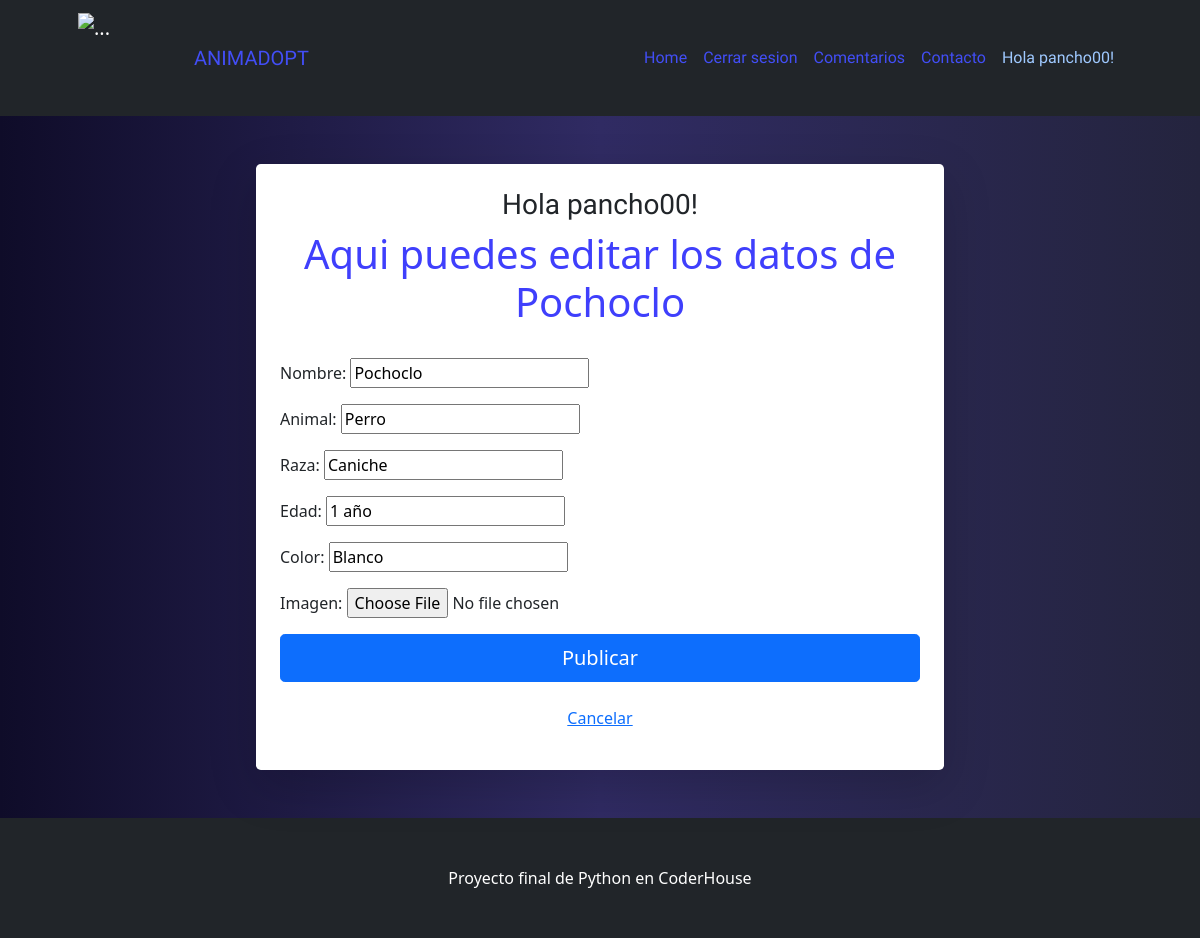
Page /editarmascota/5 (signed in) on the committed database.
### blogapp/models.py (models this page shows)
class Mascotass(models.Model):
    nombre = models.CharField(max_length=200)
    animal = models.CharField(max_length=200)
    raza = models.CharField(max_length=100)
    edad = models.CharField(max_length=100)
    color = models.CharField(max_length=200)
    imagen = models.ImageField(upload_to='fotosmascotas', null=True, blank=True)
    user = models.ForeignKey(User, on_delete=models.CASCADE)

### blogapp/views.py (the view)
# urls.py: path("editarmascota/<id>", editar_mascota, name="editar-mascota"),
@login_required
def editar_mascota(request, id):
    mascotas = Mascotass.objects.get(id=id)
    usuarios = request.user
    if request.method == "POST":
        formulario = MascotasEditForm(request.POST, request.FILES)
        if formulario.is_valid():
            data = formulario.cleaned_data
            mascotas.nombre = data["nombre"]
            mascotas.animal = data["animal"]
            mascotas.raza = data["raza"]
            mascotas.edad = data["edad"]
            mascotas.color = data["color"]
            mascotas.imagen = data["imagen"]
            mascotas.save()
        return redirect("home")
    else:
        formulario = MascotasEditForm(initial={"nombre":mascotas.nombre, "animal":mascotas.animal,"raza":mascotas.raza, "edad":mascotas.edad, "color":mascotas.color})
    return render(request, "blogapp/editar_mascotas.html", {"formulario": formulario, "mascotas": mascotas, "usuarios": usuarios})

### blogapp/forms.py
class MascotasEditForm(forms.Form):
    nombre = forms.CharField(max_length=200, required=False)
    animal = forms.CharField(max_length=200, required=False)
    raza = forms.CharField(max_length=100, required=False)
    edad = forms.CharField(max_length=100, required=False)
    color = forms.CharField(max_length=200, required=False)
    imagen = forms.ImageField()
    model = Mascotass

### blogapp/templates/blogapp/editar_mascotas.html (shortened to what this page needs)
{% extends 'blogapp/base.html' %}
{% block contenido %}
<div class="container px-5 my-5">
    <div class="row justify-content-center">
        <div class="col-lg-8">
            <div class="card border-0 rounded-3 shadow-lg">
                <div class="card-body p-4">
                    <div class="text-center">
                        <h3 style="font-family: 'Zen Dots', cursive;"> Hola {{usuarios.username}}! </h3>
                        <div class="h1 fw-light" style="color: rgb(63, 63, 252);">Aqui puedes editar los datos de {{mascotas.nombre}} </div>
                    </div>
                    <br>
                    <form method="post" enctype="multipart/form-data">
                        {{ formulario.as_p }}
                        <div class="d-grid">
                            <input class="btn btn-primary btn-lg" type="submit" value="Publicar">
                        </div>
                    </form>
                    <br>
                    <div class="d-grid; text-center">
                        <p><a href=" {% url 'home' %} ">Cancelar</a></p>
                    </div>
                </div>
            </div>
        </div>
    </div>
</div>
{% endblock %}

### blogapp/templates/blogapp/base.html (shortened to what this page needs)
<!DOCTYPE html>
<html lang="en">
    <head>
        {% load static %}
        <link href=" {% static 'css/styles.css' %} " rel="stylesheet" />
    </head>
    <body>
        <nav class="navbar navbar-expand-lg navbar-dark bg-dark">
            <div class="container px-5">
                <img class="navbar-brand" src="{% static 'assets/img/catslepp.svg' %}" width="100" height="100" alt="..." />
                <a style="font-family: 'Zen Dots', cursive; color: rgb(66, 78, 246);" class="navbar-brand" href=" {% url 'home' %} ">ANIMADOPT</a>
                <div class="collapse navbar-collapse" id="navbarSupportedContent">
                    <ul class="navbar-nav ms-auto mb-2 mb-lg-0">
                        <li class="nav-item"><a style="font-family: 'Zen Dots', cursive; color: rgb(66, 78, 246);" class="nav-link active" aria-current="page" href=" {% url 'home' %} ">Home</a></li>
                        {% if request.user.is_authenticated %}
                        <li class="nav-item"><a style="font-family: 'Zen Dots', cursive; color: rgb(66, 78, 246);" class="nav-link" href="{% url 'logout' %}">Cerrar sesion</a>
                            <li class="nav-item"><a style="font-family: 'Zen Dots', cursive; color: rgb(66, 78, 246);" class="nav-link" href="{% url 'lcomen' %}">Comentarios</a></li>
                            <li class="nav-item"><a style="font-family: 'Zen Dots', cursive; color: rgb(66, 78, 246);" class="nav-link" href="{% url 'contacto' %}">Contacto</a></li>
                            <li class="nav-item"><a style="font-family: 'Zen Dots', cursive; color: rgb(159, 201, 255);" class="nav-link" href="{% url 'perfil' request.user.id %}">Hola {{request.user.username}}!</a></li>
                        {% endif %}
                    </ul>
                </div>
            </div>
        </nav>
        {% block contenido %}
        {% endblock %}
        <footer class="py-5 bg-dark">
            <div class="container px-4 px-lg-5"><p class="m-0 text-center text-white">Proyecto final de Python en CoderHouse</p></div>
        </footer>
    </body>
</html>

### blogapp/templates/blogapp/base.html (style rules this page uses)
body { background-image: linear-gradient(to right, #0f0c29, #302b63, #24243e); }

### rows in the picture
Mascotass: nombre "Pochoclo", animal "Perro", raza "Caniche", edad "1 año", color "Blanco"

### other values in the picture
{{ request.user.username }} "pancho00"
{{ usuarios.username }} "pancho00"
